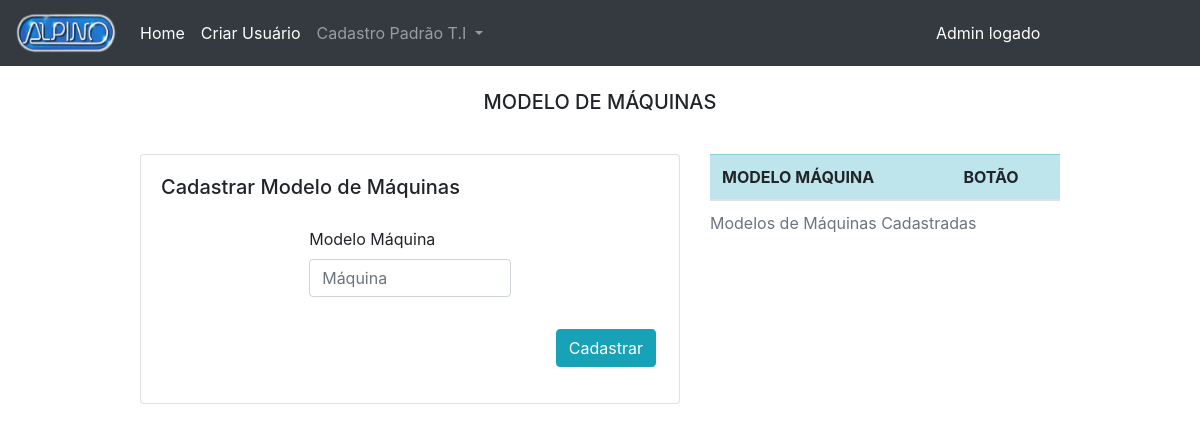
Before: /public/pags/admin/registerStandard/registerModelMaquinas.php with the older database file.
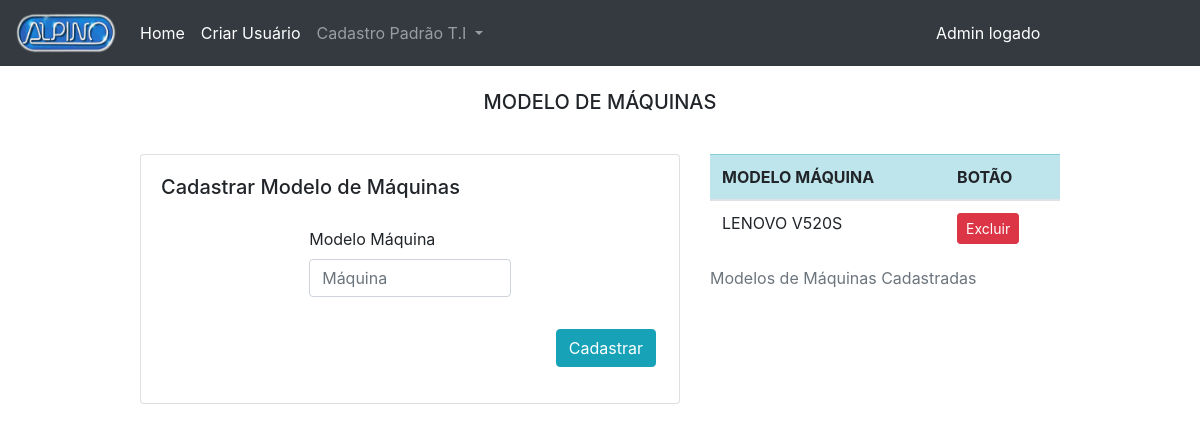
After: the same page with the newer database file.
### tables this page shows
CREATE TABLE `modelo_maquina` (
  `id` int(10) UNSIGNED NOT NULL,
  `modelo_maquina` varchar(45) NOT NULL
);

### public/pags/admin/registerStandard/registerModelMaquinas.php (the view, shortened to what this page needs)
<?php
    include_once("../../../../src/config/conexaodb.php");
    $coleta = mysqli_query($conn, "SELECT * FROM modelo_maquina order by modelo_maquina asc");
?>
<html lang="pt-br">
<head>
    <link rel="stylesheet" href="../../../../node_modules/bootstrap/dist/css/bootstrap.css">
</head>
<body>
    <?php
        include_once '../include/nav_register.php';
    ?>
    <div class="container">
        <div class="row">
            <div class="col">
                <div class="py-3 text-center">
                    <h5 class="display-5 m-2">MODELO DE MÁQUINAS</h5>
                </div>
            </div>
        </div>
        <div class="row justify-content-center">
            <div class="col-md-6">
                <div class="py-3">
                    <div class="card">
                        <div class="card-body">
                            <h5 class="card-title">Cadastrar Modelo de Máquinas</h5>
                            <div class="row">
                                <div class="col">
                                    <form action="../../../../src/db/modeloMaquina/insert.php" method="POST">
                                        <div class="form-row justify-content-center">
                                            <div class="form-group col-md-5">
                                                <label for="inputModelMaquina" class="pt-3">Modelo Máquina</label>
                                                <input type="text" name="inputModelMaquina" class="form-control" placeholder="Máquina">
                                            </div>
                                        </div>
                                        <div class="pt-3">
                                            <div class="form-row justify-content-end">
                                                <button type="submit" class="btn btn-info mr-2">Cadastrar</button>
                                            </div>
                                        </div>
                                    </form>
                                </div>
                            </div>
                        </div>
                    </div>
                </div>
            </div>
            <div class="col-md-4">
                <div class="py-3">
                    <table class="table">
                        <caption>Modelos de Máquinas Cadastradas</caption>
                        <thead>
                            <tr class="table-info">
                                <th scope="col">MODELO MÁQUINA</th>
                                <th scope="col">BOTÃO</th>
                            </tr>
                        </thead>
                        <tbody>
                            <?php while($linha = mysqli_fetch_assoc($coleta)) { ?>
                            <tr>
                                <td>
                                    <?php echo $linha['modelo_maquina']; ?>
                                </td>
                                <td>
                                    <a href="../../../../src/db/modeloMaquina/delete.php?id=<?php echo $linha['id']; ?>">
                                        <button type="button" class="btn btn-danger btn-sm">Excluir</button>
                                    </a>
                                </td>
                            </tr>
                            <?php } ?>
                        </tbody>
                    </table>
                </div>
            </div>
        </div>
    </div>
</body>
</html>

Changed rows visible on the page:
added modelo_maquina: modelo_maquina "LENOVO V520S"
